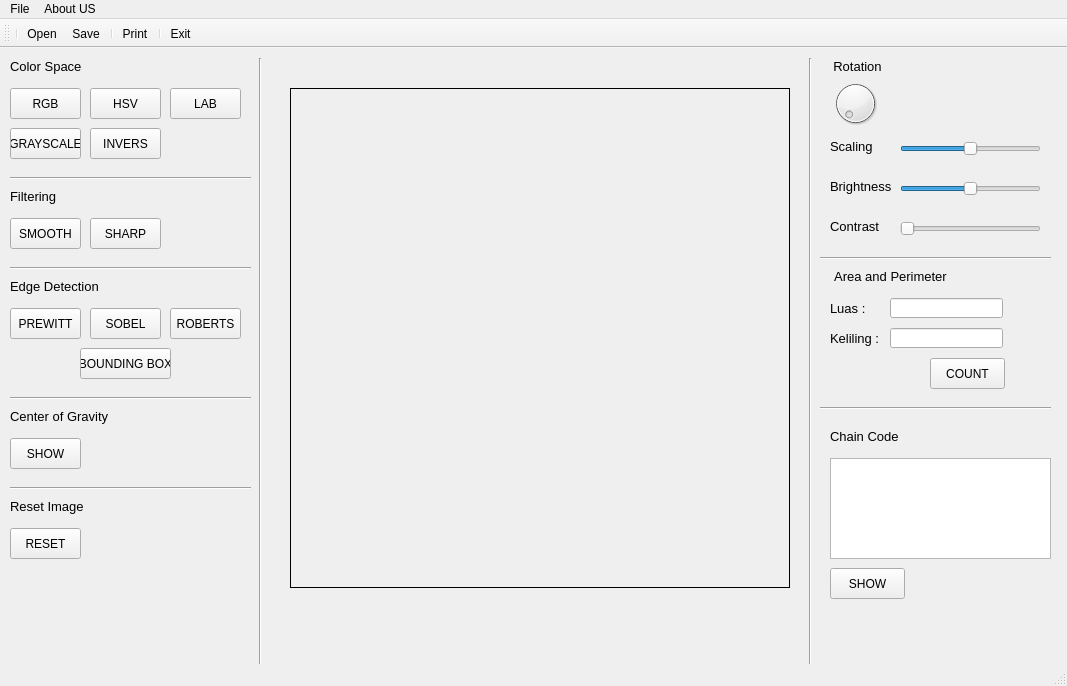
<?xml version="1.0" encoding="UTF-8"?>
<ui version="4.0">
 <class>MainWindow</class>
 <widget class="QMainWindow" name="MainWindow">
  <property name="geometry">
   <rect>
    <x>0</x>
    <y>0</y>
    <width>1067</width>
    <height>686</height>
   </rect>
  </property>
  <property name="windowTitle">
   <string>MainWindow</string>
  </property>
  <property name="styleSheet">
   <string notr="true"/>
  </property>
  <widget class="QWidget" name="centralwidget">
   <widget class="QLabel" name="imageCanvas">
    <property name="geometry">
     <rect>
      <x>290</x>
      <y>40</y>
      <width>500</width>
      <height>500</height>
     </rect>
    </property>
    <property name="frameShape">
     <enum>QFrame::Panel</enum>
    </property>
    <property name="frameShadow">
     <enum>QFrame::Plain</enum>
    </property>
    <property name="text">
     <string/>
    </property>
   </widget>
   <widget class="QDial" name="rotateDial">
    <property name="geometry">
     <rect>
      <x>830</x>
      <y>30</y>
      <width>51</width>
      <height>51</height>
     </rect>
    </property>
    <property name="font">
     <font>
      <pointsize>8</pointsize>
     </font>
    </property>
    <property name="maximum">
     <number>360</number>
    </property>
   </widget>
   <widget class="Line" name="line_5">
    <property name="geometry">
     <rect>
      <x>800</x>
      <y>10</y>
      <width>20</width>
      <height>631</height>
     </rect>
    </property>
    <property name="orientation">
     <enum>Qt::Vertical</enum>
    </property>
   </widget>
   <widget class="QSlider" name="scaleSlider">
    <property name="geometry">
     <rect>
      <x>900</x>
      <y>90</y>
      <width>141</width>
      <height>22</height>
     </rect>
    </property>
    <property name="minimum">
     <number>-10</number>
    </property>
    <property name="maximum">
     <number>10</number>
    </property>
    <property name="value">
     <number>0</number>
    </property>
    <property name="sliderPosition">
     <number>0</number>
    </property>
    <property name="orientation">
     <enum>Qt::Horizontal</enum>
    </property>
   </widget>
   <widget class="QLabel" name="label_3">
    <property name="geometry">
     <rect>
      <x>830</x>
      <y>90</y>
      <width>55</width>
      <height>16</height>
     </rect>
    </property>
    <property name="font">
     <font>
      <pointsize>10</pointsize>
     </font>
    </property>
    <property name="text">
     <string>Scaling</string>
    </property>
   </widget>
   <widget class="Line" name="line_4">
    <property name="geometry">
     <rect>
      <x>820</x>
      <y>200</y>
      <width>231</width>
      <height>20</height>
     </rect>
    </property>
    <property name="orientation">
     <enum>Qt::Horizontal</enum>
    </property>
   </widget>
   <widget class="QPushButton" name="resetButton">
    <property name="geometry">
     <rect>
      <x>10</x>
      <y>480</y>
      <width>71</width>
      <height>31</height>
     </rect>
    </property>
    <property name="focusPolicy">
     <enum>Qt::StrongFocus</enum>
    </property>
    <property name="text">
     <string>RESET</string>
    </property>
   </widget>
   <widget class="Line" name="line_6">
    <property name="geometry">
     <rect>
      <x>250</x>
      <y>10</y>
      <width>20</width>
      <height>631</height>
     </rect>
    </property>
    <property name="orientation">
     <enum>Qt::Vertical</enum>
    </property>
   </widget>
   <widget class="QLabel" name="label_4">
    <property name="geometry">
     <rect>
      <x>830</x>
      <y>10</y>
      <width>55</width>
      <height>16</height>
     </rect>
    </property>
    <property name="font">
     <font>
      <pointsize>10</pointsize>
     </font>
    </property>
    <property name="text">
     <string>Rotation</string>
    </property>
    <property name="alignment">
     <set>Qt::AlignCenter</set>
    </property>
   </widget>
   <widget class="QLabel" name="label_5">
    <property name="geometry">
     <rect>
      <x>830</x>
      <y>130</y>
      <width>61</width>
      <height>16</height>
     </rect>
    </property>
    <property name="font">
     <font>
      <pointsize>10</pointsize>
     </font>
    </property>
    <property name="text">
     <string>Brightness</string>
    </property>
   </widget>
   <widget class="QSlider" name="brightnessSlider">
    <property name="geometry">
     <rect>
      <x>900</x>
      <y>130</y>
      <width>141</width>
      <height>22</height>
     </rect>
    </property>
    <property name="minimum">
     <number>-255</number>
    </property>
    <property name="maximum">
     <number>255</number>
    </property>
    <property name="value">
     <number>0</number>
    </property>
    <property name="sliderPosition">
     <number>0</number>
    </property>
    <property name="orientation">
     <enum>Qt::Horizontal</enum>
    </property>
   </widget>
   <widget class="QLabel" name="label_6">
    <property name="geometry">
     <rect>
      <x>830</x>
      <y>170</y>
      <width>61</width>
      <height>16</height>
     </rect>
    </property>
    <property name="font">
     <font>
      <pointsize>10</pointsize>
     </font>
    </property>
    <property name="text">
     <string>Contrast</string>
    </property>
   </widget>
   <widget class="QSlider" name="contrastSlider">
    <property name="geometry">
     <rect>
      <x>900</x>
      <y>170</y>
      <width>141</width>
      <height>22</height>
     </rect>
    </property>
    <property name="minimum">
     <number>1</number>
    </property>
    <property name="maximum">
     <number>10</number>
    </property>
    <property name="value">
     <number>1</number>
    </property>
    <property name="sliderPosition">
     <number>1</number>
    </property>
    <property name="orientation">
     <enum>Qt::Horizontal</enum>
    </property>
   </widget>
   <widget class="QLabel" name="label_7">
    <property name="geometry">
     <rect>
      <x>10</x>
      <y>10</y>
      <width>71</width>
      <height>16</height>
     </rect>
    </property>
    <property name="font">
     <font>
      <pointsize>10</pointsize>
     </font>
    </property>
    <property name="text">
     <string>Color Space</string>
    </property>
   </widget>
   <widget class="Line" name="line_7">
    <property name="geometry">
     <rect>
      <x>10</x>
      <y>120</y>
      <width>241</width>
      <height>20</height>
     </rect>
    </property>
    <property name="orientation">
     <enum>Qt::Horizontal</enum>
    </property>
   </widget>
   <widget class="QPushButton" name="rgbButton">
    <property name="geometry">
     <rect>
      <x>10</x>
      <y>40</y>
      <width>71</width>
      <height>31</height>
     </rect>
    </property>
    <property name="text">
     <string>RGB</string>
    </property>
   </widget>
   <widget class="QPushButton" name="grayscaleButton">
    <property name="geometry">
     <rect>
      <x>10</x>
      <y>80</y>
      <width>71</width>
      <height>31</height>
     </rect>
    </property>
    <property name="text">
     <string>GRAYSCALE</string>
    </property>
   </widget>
   <widget class="QPushButton" name="hsvButton">
    <property name="geometry">
     <rect>
      <x>90</x>
      <y>40</y>
      <width>71</width>
      <height>31</height>
     </rect>
    </property>
    <property name="text">
     <string>HSV</string>
    </property>
   </widget>
   <widget class="QPushButton" name="labButton">
    <property name="geometry">
     <rect>
      <x>170</x>
      <y>40</y>
      <width>71</width>
      <height>31</height>
     </rect>
    </property>
    <property name="text">
     <string>LAB</string>
    </property>
   </widget>
   <widget class="QPushButton" name="pushButton">
    <property name="geometry">
     <rect>
      <x>90</x>
      <y>80</y>
      <width>71</width>
      <height>31</height>
     </rect>
    </property>
    <property name="text">
     <string>INVERS</string>
    </property>
   </widget>
   <widget class="Line" name="line_8">
    <property name="geometry">
     <rect>
      <x>10</x>
      <y>210</y>
      <width>241</width>
      <height>20</height>
     </rect>
    </property>
    <property name="orientation">
     <enum>Qt::Horizontal</enum>
    </property>
   </widget>
   <widget class="QLabel" name="label_8">
    <property name="geometry">
     <rect>
      <x>10</x>
      <y>140</y>
      <width>51</width>
      <height>16</height>
     </rect>
    </property>
    <property name="font">
     <font>
      <pointsize>10</pointsize>
     </font>
    </property>
    <property name="text">
     <string>Filtering</string>
    </property>
   </widget>
   <widget class="QPushButton" name="pushButton_2">
    <property name="geometry">
     <rect>
      <x>10</x>
      <y>170</y>
      <width>71</width>
      <height>31</height>
     </rect>
    </property>
    <property name="text">
     <string>SMOOTH</string>
    </property>
   </widget>
   <widget class="QPushButton" name="pushButton_3">
    <property name="geometry">
     <rect>
      <x>90</x>
      <y>170</y>
      <width>71</width>
      <height>31</height>
     </rect>
    </property>
    <property name="text">
     <string>SHARP</string>
    </property>
   </widget>
   <widget class="Line" name="line_9">
    <property name="geometry">
     <rect>
      <x>10</x>
      <y>340</y>
      <width>241</width>
      <height>20</height>
     </rect>
    </property>
    <property name="orientation">
     <enum>Qt::Horizontal</enum>
    </property>
   </widget>
   <widget class="QLabel" name="label_9">
    <property name="geometry">
     <rect>
      <x>10</x>
      <y>230</y>
      <width>91</width>
      <height>16</height>
     </rect>
    </property>
    <property name="font">
     <font>
      <pointsize>10</pointsize>
     </font>
    </property>
    <property name="text">
     <string>Edge Detection</string>
    </property>
   </widget>
   <widget class="QPushButton" name="pushButton_4">
    <property name="geometry">
     <rect>
      <x>10</x>
      <y>260</y>
      <width>71</width>
      <height>31</height>
     </rect>
    </property>
    <property name="text">
     <string>PREWITT</string>
    </property>
   </widget>
   <widget class="QPushButton" name="pushButton_5">
    <property name="geometry">
     <rect>
      <x>90</x>
      <y>260</y>
      <width>71</width>
      <height>31</height>
     </rect>
    </property>
    <property name="text">
     <string>SOBEL</string>
    </property>
   </widget>
   <widget class="QPushButton" name="pushButton_6">
    <property name="geometry">
     <rect>
      <x>170</x>
      <y>260</y>
      <width>71</width>
      <height>31</height>
     </rect>
    </property>
    <property name="text">
     <string>ROBERTS</string>
    </property>
   </widget>
   <widget class="QPushButton" name="pushButton_7">
    <property name="geometry">
     <rect>
      <x>80</x>
      <y>300</y>
      <width>91</width>
      <height>31</height>
     </rect>
    </property>
    <property name="text">
     <string>BOUNDING BOX</string>
    </property>
   </widget>
   <widget class="QPushButton" name="pushButton_8">
    <property name="geometry">
     <rect>
      <x>930</x>
      <y>310</y>
      <width>75</width>
      <height>31</height>
     </rect>
    </property>
    <property name="text">
     <string>COUNT</string>
    </property>
   </widget>
   <widget class="QLabel" name="label_10">
    <property name="geometry">
     <rect>
      <x>830</x>
      <y>220</y>
      <width>121</width>
      <height>16</height>
     </rect>
    </property>
    <property name="font">
     <font>
      <pointsize>10</pointsize>
     </font>
    </property>
    <property name="text">
     <string>Area and Perimeter</string>
    </property>
    <property name="alignment">
     <set>Qt::AlignCenter</set>
    </property>
   </widget>
   <widget class="QLabel" name="label">
    <property name="geometry">
     <rect>
      <x>830</x>
      <y>250</y>
      <width>51</width>
      <height>20</height>
     </rect>
    </property>
    <property name="font">
     <font>
      <pointsize>10</pointsize>
     </font>
    </property>
    <property name="text">
     <string>Luas : </string>
    </property>
   </widget>
   <widget class="QLineEdit" name="lineEdit">
    <property name="geometry">
     <rect>
      <x>890</x>
      <y>250</y>
      <width>113</width>
      <height>20</height>
     </rect>
    </property>
   </widget>
   <widget class="QLabel" name="label_2">
    <property name="geometry">
     <rect>
      <x>830</x>
      <y>280</y>
      <width>51</width>
      <height>20</height>
     </rect>
    </property>
    <property name="font">
     <font>
      <pointsize>10</pointsize>
     </font>
    </property>
    <property name="text">
     <string>Keliling : </string>
    </property>
   </widget>
   <widget class="QLineEdit" name="lineEdit_2">
    <property name="geometry">
     <rect>
      <x>890</x>
      <y>280</y>
      <width>113</width>
      <height>20</height>
     </rect>
    </property>
   </widget>
   <widget class="QLabel" name="label_11">
    <property name="geometry">
     <rect>
      <x>830</x>
      <y>380</y>
      <width>91</width>
      <height>16</height>
     </rect>
    </property>
    <property name="font">
     <font>
      <pointsize>10</pointsize>
     </font>
    </property>
    <property name="text">
     <string>Chain Code</string>
    </property>
   </widget>
   <widget class="Line" name="line_10">
    <property name="geometry">
     <rect>
      <x>820</x>
      <y>350</y>
      <width>231</width>
      <height>20</height>
     </rect>
    </property>
    <property name="orientation">
     <enum>Qt::Horizontal</enum>
    </property>
   </widget>
   <widget class="QPlainTextEdit" name="plainTextEdit">
    <property name="geometry">
     <rect>
      <x>830</x>
      <y>410</y>
      <width>221</width>
      <height>101</height>
     </rect>
    </property>
   </widget>
   <widget class="QPushButton" name="pushButton_9">
    <property name="geometry">
     <rect>
      <x>830</x>
      <y>520</y>
      <width>75</width>
      <height>31</height>
     </rect>
    </property>
    <property name="text">
     <string>SHOW</string>
    </property>
   </widget>
   <widget class="QLabel" name="label_12">
    <property name="geometry">
     <rect>
      <x>10</x>
      <y>360</y>
      <width>101</width>
      <height>16</height>
     </rect>
    </property>
    <property name="font">
     <font>
      <pointsize>10</pointsize>
     </font>
    </property>
    <property name="text">
     <string>Center of Gravity</string>
    </property>
   </widget>
   <widget class="QPushButton" name="pushButton_10">
    <property name="geometry">
     <rect>
      <x>10</x>
      <y>390</y>
      <width>71</width>
      <height>31</height>
     </rect>
    </property>
    <property name="text">
     <string>SHOW</string>
    </property>
   </widget>
   <widget class="Line" name="line_11">
    <property name="geometry">
     <rect>
      <x>10</x>
      <y>430</y>
      <width>241</width>
      <height>20</height>
     </rect>
    </property>
    <property name="orientation">
     <enum>Qt::Horizontal</enum>
    </property>
   </widget>
   <widget class="QLabel" name="label_13">
    <property name="geometry">
     <rect>
      <x>10</x>
      <y>450</y>
      <width>101</width>
      <height>16</height>
     </rect>
    </property>
    <property name="font">
     <font>
      <pointsize>10</pointsize>
     </font>
    </property>
    <property name="text">
     <string>Reset Image</string>
    </property>
   </widget>
  </widget>
  <widget class="QStatusBar" name="statusbar"/>
  <widget class="QToolBar" name="toolBar">
   <property name="windowTitle">
    <string>toolBar</string>
   </property>
   <attribute name="toolBarArea">
    <enum>TopToolBarArea</enum>
   </attribute>
   <attribute name="toolBarBreak">
    <bool>false</bool>
   </attribute>
   <addaction name="separator"/>
   <addaction name="actionOpen"/>
   <addaction name="actionSave"/>
   <addaction name="separator"/>
   <addaction name="actionPrint"/>
   <addaction name="separator"/>
   <addaction name="actionQuit"/>
  </widget>
  <widget class="QMenuBar" name="menubar">
   <property name="geometry">
    <rect>
     <x>0</x>
     <y>0</y>
     <width>1067</width>
     <height>21</height>
    </rect>
   </property>
   <widget class="QMenu" name="menuFile">
    <property name="title">
     <string>File</string>
    </property>
    <addaction name="actionOpen"/>
    <addaction name="actionSave"/>
    <addaction name="separator"/>
    <addaction name="actionPrint"/>
    <addaction name="separator"/>
    <addaction name="actionQuit"/>
   </widget>
   <widget class="QMenu" name="menuAbout">
    <property name="title">
     <string>About US</string>
    </property>
    <addaction name="actionAuthor"/>
   </widget>
   <addaction name="menuFile"/>
   <addaction name="menuAbout"/>
  </widget>
  <action name="actionOpen">
   <property name="icon">
    <iconset>
     <normaloff>../../../../download/Image-Processing-with-OpenCV-Python-and-PyQt5-master/Image-Processing-with-OpenCV-Python-and-PyQt5-master/open.png</normaloff>../../../../download/Image-Processing-with-OpenCV-Python-and-PyQt5-master/Image-Processing-with-OpenCV-Python-and-PyQt5-master/open.png</iconset>
   </property>
   <property name="text">
    <string>Open</string>
   </property>
  </action>
  <action name="actionSave">
   <property name="icon">
    <iconset>
     <normaloff>../../../../download/Image-Processing-with-OpenCV-Python-and-PyQt5-master/Image-Processing-with-OpenCV-Python-and-PyQt5-master/save.png</normaloff>../../../../download/Image-Processing-with-OpenCV-Python-and-PyQt5-master/Image-Processing-with-OpenCV-Python-and-PyQt5-master/save.png</iconset>
   </property>
   <property name="text">
    <string>Save</string>
   </property>
  </action>
  <action name="actionPrint">
   <property name="icon">
    <iconset>
     <normaloff>../../../../download/Image-Processing-with-OpenCV-Python-and-PyQt5-master/Image-Processing-with-OpenCV-Python-and-PyQt5-master/print.png</normaloff>../../../../download/Image-Processing-with-OpenCV-Python-and-PyQt5-master/Image-Processing-with-OpenCV-Python-and-PyQt5-master/print.png</iconset>
   </property>
   <property name="text">
    <string>Print</string>
   </property>
  </action>
  <action name="actionQuit">
   <property name="icon">
    <iconset>
     <normaloff>../../../../download/Image-Processing-with-OpenCV-Python-and-PyQt5-master/Image-Processing-with-OpenCV-Python-and-PyQt5-master/Quit.png</normaloff>../../../../download/Image-Processing-with-OpenCV-Python-and-PyQt5-master/Image-Processing-with-OpenCV-Python-and-PyQt5-master/Quit.png</iconset>
   </property>
   <property name="text">
    <string>Exit</string>
   </property>
  </action>
  <action name="actioAnhXam">
   <property name="text">
    <string>Graycsale</string>
   </property>
  </action>
  <action name="actionCanny">
   <property name="text">
    <string>Canny</string>
   </property>
  </action>
  <action name="actionNegative">
   <property name="text">
    <string>Negative</string>
   </property>
  </action>
  <action name="actionHistogram">
   <property name="text">
    <string>Histogram Equal</string>
   </property>
  </action>
  <action name="actionLog">
   <property name="text">
    <string>Log </string>
   </property>
  </action>
  <action name="actionGaussan">
   <property name="text">
    <string>Gaussan</string>
   </property>
  </action>
  <action name="actionHigh_Boost">
   <property name="text">
    <string>High Boost</string>
   </property>
  </action>
  <action name="actionLaplacian">
   <property name="text">
    <string>Laplacian</string>
   </property>
  </action>
  <action name="actionFilter_Average">
   <property name="text">
    <string>Median</string>
   </property>
  </action>
  <action name="actionUnsharp">
   <property name="text">
    <string>Unsharp</string>
   </property>
  </action>
  <action name="actionCh_ng_5">
   <property name="text">
    <string>Chương 5</string>
   </property>
  </action>
  <action name="actionTanSo">
   <property name="text">
    <string>Ảnh Miền Tần Số</string>
   </property>
  </action>
  <action name="actionIdeal_LPF">
   <property name="text">
    <string>Ideal LPF</string>
   </property>
  </action>
  <action name="actionButter_LPF">
   <property name="text">
    <string>Butterworth LPF</string>
   </property>
  </action>
  <action name="actionGaussian_LPF">
   <property name="text">
    <string>Gaussian LPF</string>
   </property>
  </action>
  <action name="actionIdeal_HPF">
   <property name="text">
    <string>Ideal HPF</string>
   </property>
  </action>
  <action name="actionButterworth_HPF">
   <property name="text">
    <string>Butterworth HPF</string>
   </property>
  </action>
  <action name="actionGaussian_HPF">
   <property name="text">
    <string>Gaussian HPF</string>
   </property>
  </action>
  <action name="actiondilate">
   <property name="text">
    <string>dilate</string>
   </property>
  </action>
  <action name="actionErode">
   <property name="text">
    <string>Erode</string>
   </property>
  </action>
  <action name="actionOpen_2">
   <property name="text">
    <string>Open</string>
   </property>
  </action>
  <action name="actionClose">
   <property name="text">
    <string>Close</string>
   </property>
  </action>
  <action name="actionHit_miss">
   <property name="text">
    <string>Hit-miss</string>
   </property>
  </action>
  <action name="actionDilate">
   <property name="text">
    <string>Dilate</string>
   </property>
  </action>
  <action name="actionMorboundary">
   <property name="text">
    <string>Morboundary</string>
   </property>
  </action>
  <action name="actionGradient">
   <property name="text">
    <string>Gradient</string>
   </property>
  </action>
  <action name="actionConvex">
   <property name="text">
    <string>Convex</string>
   </property>
  </action>
  <action name="actionx_direcction_Sobel">
   <property name="text">
    <string>Sobel X</string>
   </property>
  </action>
  <action name="actiony_direction_Sobel">
   <property name="text">
    <string>Sobel Y</string>
   </property>
  </action>
  <action name="actionLaplacian_2">
   <property name="text">
    <string>Sobel Laplacian</string>
   </property>
  </action>
  <action name="actionLaplacian_of_Gaussian">
   <property name="text">
    <string>Laplacian of Gaussian</string>
   </property>
  </action>
  <action name="actionHough">
   <property name="text">
    <string>Hough</string>
   </property>
  </action>
  <action name="actionSmall">
   <property name="text">
    <string>Zoom in</string>
   </property>
  </action>
  <action name="actionRotation">
   <property name="text">
    <string>Rotation</string>
   </property>
  </action>
  <action name="actionAffine">
   <property name="text">
    <string>Shearing</string>
   </property>
  </action>
  <action name="actionGamma">
   <property name="text">
    <string>Gamma</string>
   </property>
  </action>
  <action name="actionBig">
   <property name="text">
    <string>Zoom out</string>
   </property>
  </action>
  <action name="actionQt">
   <property name="text">
    <string>About Qt</string>
   </property>
  </action>
  <action name="actionAuthor">
   <property name="text">
    <string>Author</string>
   </property>
  </action>
  <action name="actionTranslation">
   <property name="text">
    <string>Translation</string>
   </property>
  </action>
  <action name="actionGaussian">
   <property name="text">
    <string>Gaussian</string>
   </property>
  </action>
  <action name="actionRayleigh">
   <property name="text">
    <string>Rayleigh</string>
   </property>
  </action>
  <action name="actionImpluse">
   <property name="text">
    <string>Impluse</string>
   </property>
  </action>
  <action name="actionUniform">
   <property name="text">
    <string>Uniform</string>
   </property>
  </action>
  <action name="actionErlang">
   <property name="text">
    <string>Erlang</string>
   </property>
  </action>
  <action name="actionHistogram_PDF">
   <property name="text">
    <string>Histogram PDF</string>
   </property>
  </action>
  <action name="actionDetecion">
   <property name="text">
    <string>HoughLines</string>
   </property>
  </action>
  <action name="actionHoughLines">
   <property name="text">
    <string>HoughLines</string>
   </property>
  </action>
  <action name="actionSHT">
   <property name="text">
    <string> Standard Hough Transform</string>
   </property>
  </action>
  <action name="actionMedian_Filtering">
   <property name="text">
    <string>Median Filtering</string>
   </property>
  </action>
  <action name="actionAdaptive_Wiener_Filtering">
   <property name="text">
    <string>Adaptive Wiener Filtering</string>
   </property>
  </action>
  <action name="actionAdaptive_Median_Filtering">
   <property name="text">
    <string>Adaptive Median Filtering</string>
   </property>
  </action>
  <action name="actionInverse_Filter">
   <property name="text">
    <string>Inverse Filter </string>
   </property>
  </action>
  <action name="actionBlur">
   <property name="text">
    <string>Blur</string>
   </property>
  </action>
  <action name="actionBox_Filter">
   <property name="text">
    <string>Box Filter</string>
   </property>
  </action>
  <action name="actionMedian_Filter">
   <property name="text">
    <string>Median Filter</string>
   </property>
  </action>
  <action name="actionBilateral_Filter">
   <property name="text">
    <string>Bilateral Filter</string>
   </property>
  </action>
  <action name="actionGaussian_Filter">
   <property name="text">
    <string>Gaussian Filter</string>
   </property>
  </action>
  <action name="actionDirectional_Filtering">
   <property name="text">
    <string>Directional Filtering</string>
   </property>
  </action>
  <action name="actionMedian_threshold">
   <property name="text">
    <string>Median threshold</string>
   </property>
  </action>
  <action name="actionMedian_threshold_2">
   <property name="text">
    <string>Median threshold</string>
   </property>
  </action>
  <action name="actionDirectional_Filtering_2">
   <property name="text">
    <string>Directional Filtering</string>
   </property>
  </action>
  <action name="action_Butterworth">
   <property name="text">
    <string>Butterworth Filter</string>
   </property>
  </action>
  <action name="action_Notch_filter">
   <property name="text">
    <string>Notch Filter</string>
   </property>
  </action>
  <action name="actionCartoon">
   <property name="text">
    <string>Cartoon</string>
   </property>
  </action>
  <action name="actionDirectional_Filtering_3">
   <property name="text">
    <string>Directional Filtering 2</string>
   </property>
  </action>
  <action name="actionDirectional_Filtering_4">
   <property name="text">
    <string>Directional Filtering 3</string>
   </property>
  </action>
 </widget>
 <resources/>
 <connections/>
</ui>
